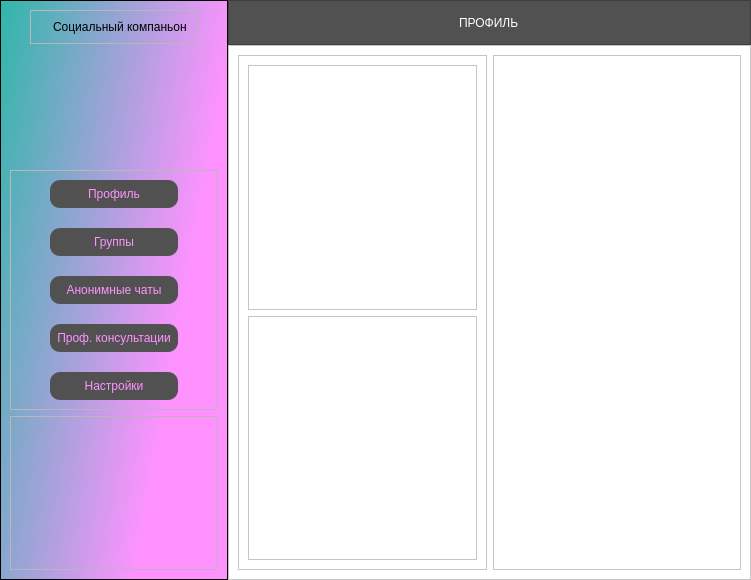
<?xml version="1.0" encoding="UTF-8"?>
<ui version="4.0">
 <class>Form</class>
 <widget class="QWidget" name="Form">
  <property name="geometry">
   <rect>
    <x>0</x>
    <y>0</y>
    <width>751</width>
    <height>580</height>
   </rect>
  </property>
  <property name="windowTitle">
   <string>Form</string>
  </property>
  <property name="styleSheet">
   <string notr="true">QLabel{
	
	font: 10pt &quot;Gadugi&quot;;
}
</string>
  </property>
  <layout class="QHBoxLayout" name="horizontalLayout" stretch="1,4">
   <property name="spacing">
    <number>0</number>
   </property>
   <property name="leftMargin">
    <number>0</number>
   </property>
   <property name="topMargin">
    <number>0</number>
   </property>
   <property name="rightMargin">
    <number>0</number>
   </property>
   <property name="bottomMargin">
    <number>0</number>
   </property>
   <item>
    <widget class="QFrame" name="frame_menu">
     <property name="styleSheet">
      <string notr="true">#frame_menu{
	
	background-color: qlineargradient(spread:pad, x1:0, y1:0, x2:0.869, y2:0.403818, stop:0 rgba(46, 183, 169, 255), stop:1 rgba(255, 146, 255, 255));
}</string>
     </property>
     <property name="frameShape">
      <enum>QFrame::StyledPanel</enum>
     </property>
     <property name="frameShadow">
      <enum>QFrame::Raised</enum>
     </property>
     <layout class="QVBoxLayout" name="verticalLayout">
      <item alignment="Qt::AlignHCenter|Qt::AlignTop">
       <widget class="QFrame" name="frame">
        <property name="frameShape">
         <enum>QFrame::StyledPanel</enum>
        </property>
        <property name="frameShadow">
         <enum>QFrame::Raised</enum>
        </property>
        <layout class="QHBoxLayout" name="horizontalLayout_2">
         <item>
          <widget class="QLabel" name="label_2">
           <property name="text">
            <string/>
           </property>
           <property name="pixmap">
            <pixmap>icons/main_ico.png</pixmap>
           </property>
           <property name="margin">
            <number>0</number>
           </property>
          </widget>
         </item>
         <item>
          <widget class="QLabel" name="label">
           <property name="styleSheet">
            <string notr="true">font: 10pt &quot;Gadugi&quot;;</string>
           </property>
           <property name="text">
            <string>Социальный компаньон</string>
           </property>
          </widget>
         </item>
        </layout>
       </widget>
      </item>
      <item alignment="Qt::AlignVCenter">
       <widget class="QFrame" name="frame_btns">
        <property name="styleSheet">
         <string notr="true">QPushButton{
color: qlineargradient(spread:pad, x1:0, y1:0, x2:0.869, y2:0.403818, stop:0 rgba(46, 183, 169, 255), stop:1 rgba(255, 146, 255, 255));
background-color:rgb(81, 81, 81);
border-radius: 10;
padding: 7;
}

QPushButton:hover{
color: qlineargradient(spread:pad, x1:0, y1:0, x2:1, y2:1, stop:0 rgba(14, 0, 255, 255), stop:1 rgba(0, 255, 104, 255));
background-color:rgb(227, 227, 227);

}

QPushButton:hover:pressed{
color:rgb(227, 227, 227) ;
background-color: qlineargradient(spread:pad, x1:0, y1:0, x2:1, y2:1, stop:0 rgba(14, 0, 255, 255), stop:1 rgba(0, 255, 104, 255));

}

#frame_btns{
	padding-left: 30;
	padding-right: 30;
}</string>
        </property>
        <property name="frameShape">
         <enum>QFrame::StyledPanel</enum>
        </property>
        <property name="frameShadow">
         <enum>QFrame::Raised</enum>
        </property>
        <layout class="QVBoxLayout" name="verticalLayout_2">
         <property name="spacing">
          <number>20</number>
         </property>
         <item>
          <widget class="QPushButton" name="pb_profile">
           <property name="styleSheet">
            <string notr="true"/>
           </property>
           <property name="text">
            <string>Профиль</string>
           </property>
           <property name="flat">
            <bool>false</bool>
           </property>
          </widget>
         </item>
         <item>
          <widget class="QPushButton" name="pb_groups">
           <property name="text">
            <string>Группы</string>
           </property>
          </widget>
         </item>
         <item>
          <widget class="QPushButton" name="pb_anon">
           <property name="text">
            <string>Анонимные чаты</string>
           </property>
          </widget>
         </item>
         <item>
          <widget class="QPushButton" name="pb_cons">
           <property name="text">
            <string>Проф. консультации</string>
           </property>
          </widget>
         </item>
         <item>
          <widget class="QPushButton" name="pushButton">
           <property name="text">
            <string>Настройки</string>
           </property>
          </widget>
         </item>
        </layout>
       </widget>
      </item>
      <item>
       <widget class="QFrame" name="frame_3">
        <property name="frameShape">
         <enum>QFrame::StyledPanel</enum>
        </property>
        <property name="frameShadow">
         <enum>QFrame::Raised</enum>
        </property>
       </widget>
      </item>
     </layout>
    </widget>
   </item>
   <item>
    <widget class="QFrame" name="frame_content">
     <property name="styleSheet">
      <string notr="true">background-color: rgb(255, 255, 255)</string>
     </property>
     <property name="frameShape">
      <enum>QFrame::NoFrame</enum>
     </property>
     <property name="frameShadow">
      <enum>QFrame::Raised</enum>
     </property>
     <layout class="QVBoxLayout" name="verticalLayout_3">
      <property name="spacing">
       <number>0</number>
      </property>
      <property name="leftMargin">
       <number>0</number>
      </property>
      <property name="topMargin">
       <number>0</number>
      </property>
      <property name="rightMargin">
       <number>0</number>
      </property>
      <property name="bottomMargin">
       <number>0</number>
      </property>
      <item>
       <widget class="QStackedWidget" name="stackedWidget">
        <property name="styleSheet">
         <string notr="true"/>
        </property>
        <property name="frameShape">
         <enum>QFrame::NoFrame</enum>
        </property>
        <property name="frameShadow">
         <enum>QFrame::Plain</enum>
        </property>
        <property name="currentIndex">
         <number>1</number>
        </property>
        <widget class="QWidget" name="pg_hello">
         <layout class="QHBoxLayout" name="horizontalLayout_3">
          <property name="spacing">
           <number>0</number>
          </property>
          <property name="leftMargin">
           <number>0</number>
          </property>
          <property name="topMargin">
           <number>0</number>
          </property>
          <property name="rightMargin">
           <number>0</number>
          </property>
          <property name="bottomMargin">
           <number>0</number>
          </property>
          <item>
           <widget class="QLabel" name="label_3">
            <property name="text">
             <string>Добро пожаловать!
Вас приветствует приложение Социальный Компаньон.
 С помощью этого приложения вы сможете:
1.Найти новых друзей со схожими интересами.
2.Попереписываться с людьми, у которых похожие проблемы.
3.Записаться на консультацию профессионального психолога.
4. Или, если Вы хотите оставить вашу личность в тайне, у нас есть Анонимный чат!</string>
            </property>
            <property name="alignment">
             <set>Qt::AlignCenter</set>
            </property>
           </widget>
          </item>
         </layout>
        </widget>
        <widget class="QWidget" name="pg_profile">
         <layout class="QVBoxLayout" name="verticalLayout_4" stretch="1,12">
          <property name="spacing">
           <number>0</number>
          </property>
          <property name="leftMargin">
           <number>0</number>
          </property>
          <property name="topMargin">
           <number>0</number>
          </property>
          <property name="rightMargin">
           <number>0</number>
          </property>
          <property name="bottomMargin">
           <number>0</number>
          </property>
          <item>
           <widget class="QFrame" name="frame_top_profile">
            <property name="styleSheet">
             <string notr="true">
background-color: rgb(81, 81, 81);

</string>
            </property>
            <property name="frameShape">
             <enum>QFrame::StyledPanel</enum>
            </property>
            <property name="frameShadow">
             <enum>QFrame::Raised</enum>
            </property>
            <layout class="QVBoxLayout" name="verticalLayout_9">
             <item alignment="Qt::AlignHCenter">
              <widget class="QLabel" name="label_4">
               <property name="styleSheet">
                <string notr="true">color: rgb(255, 255, 255);
font: 15pt &quot;MS Sans Serif&quot;;</string>
               </property>
               <property name="text">
                <string>ПРОФИЛЬ</string>
               </property>
              </widget>
             </item>
            </layout>
           </widget>
          </item>
          <item>
           <widget class="QFrame" name="frame_4">
            <property name="styleSheet">
             <string notr="true"/>
            </property>
            <property name="frameShape">
             <enum>QFrame::StyledPanel</enum>
            </property>
            <property name="frameShadow">
             <enum>QFrame::Raised</enum>
            </property>
            <layout class="QHBoxLayout" name="horizontalLayout_4" stretch="1,1">
             <item>
              <widget class="QFrame" name="frame_2">
               <property name="frameShape">
                <enum>QFrame::StyledPanel</enum>
               </property>
               <property name="frameShadow">
                <enum>QFrame::Raised</enum>
               </property>
               <layout class="QVBoxLayout" name="verticalLayout_16">
                <item>
                 <widget class="QFrame" name="frame_8">
                  <property name="frameShape">
                   <enum>QFrame::StyledPanel</enum>
                  </property>
                  <property name="frameShadow">
                   <enum>QFrame::Raised</enum>
                  </property>
                  <widget class="QLabel" name="label_11">
                   <property name="geometry">
                    <rect>
                     <x>110</x>
                     <y>130</y>
                     <width>47</width>
                     <height>13</height>
                    </rect>
                   </property>
                   <property name="text">
                    <string/>
                   </property>
                  </widget>
                 </widget>
                </item>
                <item>
                 <widget class="QFrame" name="frame_9">
                  <property name="frameShape">
                   <enum>QFrame::StyledPanel</enum>
                  </property>
                  <property name="frameShadow">
                   <enum>QFrame::Raised</enum>
                  </property>
                 </widget>
                </item>
               </layout>
              </widget>
             </item>
             <item>
              <widget class="QFrame" name="frame_6">
               <property name="frameShape">
                <enum>QFrame::StyledPanel</enum>
               </property>
               <property name="frameShadow">
                <enum>QFrame::Raised</enum>
               </property>
              </widget>
             </item>
            </layout>
           </widget>
          </item>
         </layout>
        </widget>
        <widget class="QWidget" name="pg_groups">
         <layout class="QVBoxLayout" name="verticalLayout_5" stretch="1,12">
          <property name="spacing">
           <number>0</number>
          </property>
          <property name="leftMargin">
           <number>0</number>
          </property>
          <property name="topMargin">
           <number>0</number>
          </property>
          <property name="rightMargin">
           <number>0</number>
          </property>
          <property name="bottomMargin">
           <number>0</number>
          </property>
          <item>
           <widget class="QFrame" name="frame_5">
            <property name="styleSheet">
             <string notr="true">
background-color: rgb(81, 81, 81);

</string>
            </property>
            <property name="frameShape">
             <enum>QFrame::StyledPanel</enum>
            </property>
            <property name="frameShadow">
             <enum>QFrame::Raised</enum>
            </property>
            <layout class="QVBoxLayout" name="verticalLayout_12">
             <item alignment="Qt::AlignHCenter">
              <widget class="QLabel" name="label_5">
               <property name="styleSheet">
                <string notr="true">color: rgb(255, 255, 255);
font: 15pt &quot;MS Sans Serif&quot;;</string>
               </property>
               <property name="text">
                <string>ГРУППЫ</string>
               </property>
              </widget>
             </item>
            </layout>
           </widget>
          </item>
          <item>
           <widget class="QFrame" name="frame_top_groups">
            <property name="frameShape">
             <enum>QFrame::StyledPanel</enum>
            </property>
            <property name="frameShadow">
             <enum>QFrame::Raised</enum>
            </property>
           </widget>
          </item>
         </layout>
        </widget>
        <widget class="QWidget" name="pg_anon">
         <layout class="QVBoxLayout" name="verticalLayout_6" stretch="1,12">
          <property name="spacing">
           <number>0</number>
          </property>
          <property name="leftMargin">
           <number>0</number>
          </property>
          <property name="topMargin">
           <number>0</number>
          </property>
          <property name="rightMargin">
           <number>0</number>
          </property>
          <property name="bottomMargin">
           <number>0</number>
          </property>
          <item>
           <widget class="QFrame" name="frame_7">
            <property name="styleSheet">
             <string notr="true">
background-color: rgb(81, 81, 81);

</string>
            </property>
            <property name="frameShape">
             <enum>QFrame::StyledPanel</enum>
            </property>
            <property name="frameShadow">
             <enum>QFrame::Raised</enum>
            </property>
            <layout class="QVBoxLayout" name="verticalLayout_13">
             <item alignment="Qt::AlignHCenter">
              <widget class="QLabel" name="label_6">
               <property name="styleSheet">
                <string notr="true">color: rgb(255, 255, 255);
font: 15pt &quot;MS Sans Serif&quot;;</string>
               </property>
               <property name="text">
                <string>АНОНИМНЫЕ ЧАТЫ</string>
               </property>
              </widget>
             </item>
            </layout>
           </widget>
          </item>
          <item>
           <widget class="QFrame" name="frame_top_anon">
            <property name="frameShape">
             <enum>QFrame::StyledPanel</enum>
            </property>
            <property name="frameShadow">
             <enum>QFrame::Raised</enum>
            </property>
            <layout class="QVBoxLayout" name="verticalLayout_14">
             <item>
              <widget class="QLabel" name="label_9">
               <property name="text">
                <string>В Разработке</string>
               </property>
               <property name="alignment">
                <set>Qt::AlignCenter</set>
               </property>
              </widget>
             </item>
            </layout>
           </widget>
          </item>
         </layout>
        </widget>
        <widget class="QWidget" name="pg_cons">
         <layout class="QVBoxLayout" name="verticalLayout_7" stretch="1,12">
          <property name="spacing">
           <number>0</number>
          </property>
          <property name="leftMargin">
           <number>0</number>
          </property>
          <property name="topMargin">
           <number>0</number>
          </property>
          <property name="rightMargin">
           <number>0</number>
          </property>
          <property name="bottomMargin">
           <number>0</number>
          </property>
          <item>
           <widget class="QFrame" name="frame_top_cons">
            <property name="styleSheet">
             <string notr="true">
background-color: rgb(81, 81, 81);

</string>
            </property>
            <property name="frameShape">
             <enum>QFrame::StyledPanel</enum>
            </property>
            <property name="frameShadow">
             <enum>QFrame::Raised</enum>
            </property>
            <layout class="QVBoxLayout" name="verticalLayout_11">
             <item alignment="Qt::AlignHCenter">
              <widget class="QLabel" name="label_7">
               <property name="styleSheet">
                <string notr="true">color: rgb(255, 255, 255);
font: 15pt &quot;MS Sans Serif&quot;;</string>
               </property>
               <property name="text">
                <string>КОНСУЛЬТАЦИИ СО СПЕЦИАЛИСТОМ</string>
               </property>
              </widget>
             </item>
            </layout>
           </widget>
          </item>
          <item>
           <widget class="QFrame" name="frame_10">
            <property name="frameShape">
             <enum>QFrame::StyledPanel</enum>
            </property>
            <property name="frameShadow">
             <enum>QFrame::Raised</enum>
            </property>
            <layout class="QVBoxLayout" name="verticalLayout_15">
             <item>
              <widget class="QLabel" name="label_10">
               <property name="text">
                <string>В Разработке</string>
               </property>
               <property name="alignment">
                <set>Qt::AlignCenter</set>
               </property>
              </widget>
             </item>
            </layout>
           </widget>
          </item>
         </layout>
        </widget>
        <widget class="QWidget" name="pg_options">
         <layout class="QVBoxLayout" name="verticalLayout_8" stretch="1,12">
          <property name="spacing">
           <number>0</number>
          </property>
          <property name="leftMargin">
           <number>0</number>
          </property>
          <property name="topMargin">
           <number>0</number>
          </property>
          <property name="rightMargin">
           <number>0</number>
          </property>
          <property name="bottomMargin">
           <number>0</number>
          </property>
          <item>
           <widget class="QFrame" name="frame_top_opt">
            <property name="styleSheet">
             <string notr="true">
background-color: rgb(81, 81, 81);

</string>
            </property>
            <property name="frameShape">
             <enum>QFrame::StyledPanel</enum>
            </property>
            <property name="frameShadow">
             <enum>QFrame::Raised</enum>
            </property>
            <layout class="QVBoxLayout" name="verticalLayout_10">
             <item>
              <widget class="QLabel" name="label_8">
               <property name="styleSheet">
                <string notr="true">color: rgb(255, 255, 255);
font: 15pt &quot;MS Sans Serif&quot;;</string>
               </property>
               <property name="text">
                <string>НАСТРОЙКИ</string>
               </property>
               <property name="alignment">
                <set>Qt::AlignCenter</set>
               </property>
              </widget>
             </item>
            </layout>
           </widget>
          </item>
          <item>
           <widget class="QFrame" name="frame_12">
            <property name="frameShape">
             <enum>QFrame::StyledPanel</enum>
            </property>
            <property name="frameShadow">
             <enum>QFrame::Raised</enum>
            </property>
           </widget>
          </item>
         </layout>
        </widget>
       </widget>
      </item>
     </layout>
    </widget>
   </item>
  </layout>
 </widget>
 <resources/>
 <connections/>
</ui>
